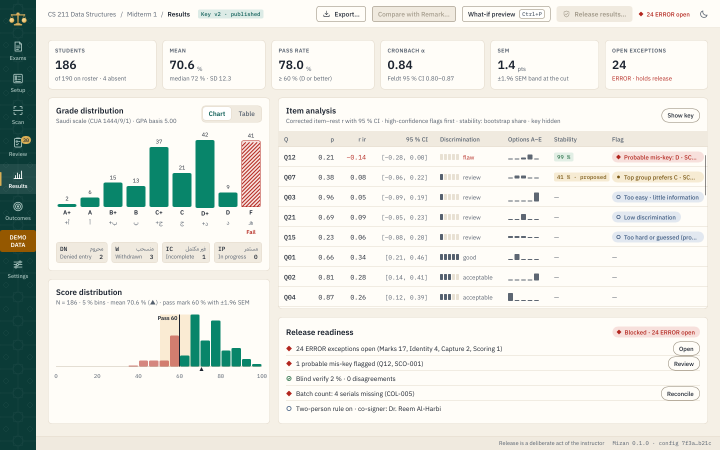
#> input picture docs/design/screens/results-light.png, 1440 x 900 px, found by its file name (shown at 1/2 size)
$ python mask_screens.py
#> lines starting #> are read from the running program, lines starting #| are printed output that depends on the picture
"""Copy two synthetic app screenshots into docs/materials/assets/screens and mask the course
name in the breadcrumb ("CS 211 Data Structures" -> "Sample course"). The rest of the
breadcrumb (separators, exam title, screen name, and the key pill on Results) is shifted left
so the spacing stays as the app draws it."""

from pathlib import Path

from PIL import Image, ImageDraw, ImageFont

REPO = Path(__file__).resolve().parents[4]
SRC = REPO / "docs/design/screens/real"
DST = REPO / "docs/materials/assets/screens"
FONT = REPO / "docs/materials/assets/fonts/IBMPlexSans-Regular.ttf"
SCRATCH = Path(__file__).parent

INK = (85, 95, 109)
Y0, Y1 = 12, 44  # breadcrumb band (the top bar is 0..55)
OLD_X0, OLD_X1 = 97, 231  # ink extent of "CS 211 Data Structures"
CAP_TOP = 24  # first ink row of the capitals


def ink_width(font, text):
    l, t, r, b = font.getbbox(text)
    return r - l


def fit_font(target_px):
    best = None
    for tenth in range(110, 160):
        f = ImageFont.truetype(str(FONT), tenth / 10)
        w = ink_width(f, "CS 211 Data Structures")
        if best is None or abs(w - target_px) < abs(best[1] - target_px):
            best = (f, w)
    return best[0]


def right_extent(im, x_from, x_to, bg):
    """Last column in [x_from, x_to) whose band differs from the bar background."""
    last = x_from
    for x in range(x_from, x_to):
        if any(sum(abs(a - b) for a, b in zip(im.getpixel((x, y)), bg)) > 12 for y in range(Y0, Y1)):
            last = x
    return last


def mask(name, shift_to):
    im = Image.open(SRC / name).convert("RGB")
    bg = im.getpixel((90, 28))
    font = fit_font(OLD_X1 - OLD_X0 + 1)
    text = "Sample course"
    l, t, r, b = font.getbbox(text)
    cap_t = font.getbbox("S")[1]
    new_end = OLD_X0 + (r - l) - 1
    shift = OLD_X1 - new_end
    # Move the rest of the breadcrumb left by `shift`.
    tail = im.crop((236, Y0, shift_to + 1, Y1))
    draw = ImageDraw.Draw(im)
    draw.rectangle((OLD_X0 - 3, Y0, shift_to + 1, Y1 - 1), fill=bg)
    im.paste(tail, (236 - shift, Y0))
    draw.text((OLD_X0 - l, CAP_TOP - cap_t), text, font=font, fill=INK)
    out = DST / ("brochure-" + name.replace("-light", ""))
    im.save(out, optimize=True)
    im.crop((80, 6, 640, 50)).resize((1680, 132), Image.LANCZOS).save(SCRATCH / f"check-{name}")
    print(name, "font", font.size, "shift", shift, "->", out)


if __name__ == "__main__":
    DST.mkdir(parents=True, exist_ok=True)
    res = Image.open(SRC / "results-light.png").convert("RGB")
    bg = res.getpixel((90, 28))
#> bg = (255, 253, 248)
    pill_end = right_extent(res, 384, 560, bg)
#> pill_end = 526
    print("results pill ends at", pill_end)
#| results pill ends at 526
    mask("results-light.png", pill_end + 1)
#> in mask, `bg = im.getpixel((90, 28))`: bg = (255, 253, 248)
#> in mask, `tail = im.crop((236, Y0, shift_to + 1, Y1))`:
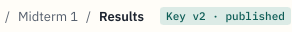
#> tail: PIL image 292x32 RGB; mean R, G, B 233.7, 238, 233.6
#> in mask, `im.crop((80, 6, 640, 50)).resize((1680, 132), Image.LANCZOS).save(SCRA..`:
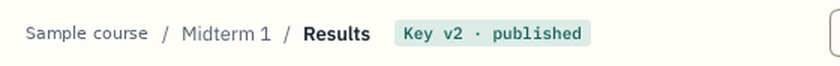
#> saved as check-results-light.png: PIL image 1680x132 RGB (shown at 1/2 size); mean R, G, B 245.2, 245.7, 241.2
    mask("review-light.png", 382)
#> call 2 of mask, with name = 'review-light.png', shift_to = 382
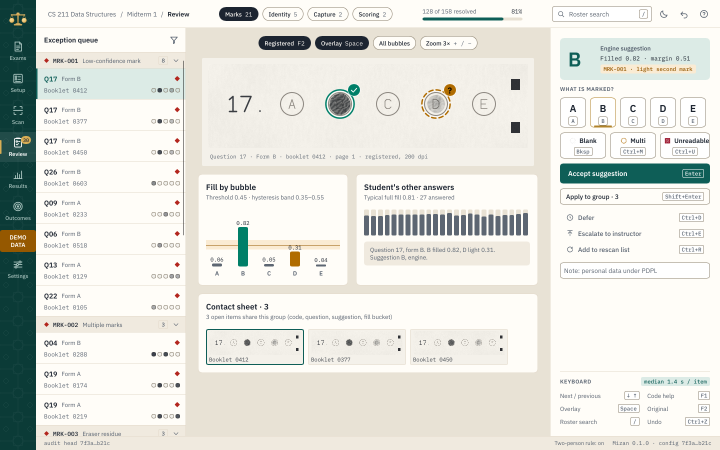
#> input picture docs/design/screens/review-light.png, 1440 x 900 px, found by its file name (shown at 1/2 size)
#> in mask (call 2), `tail = im.crop((236, Y0, shift_to + 1, Y1))`:
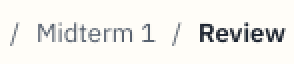
#> tail: PIL image 147x32 RGB (shown 2 times larger); mean R, G, B 241.3, 240, 236.2
#> in mask (call 2), `im.crop((80, 6, 640, 50)).resize((1680, 132), Image.LANCZOS).save(SCRA..`:
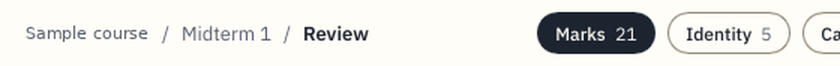
#> saved as check-review-light.png: PIL image 1680x132 RGB (shown at 1/2 size); mean R, G, B 230.1, 229.2, 226
